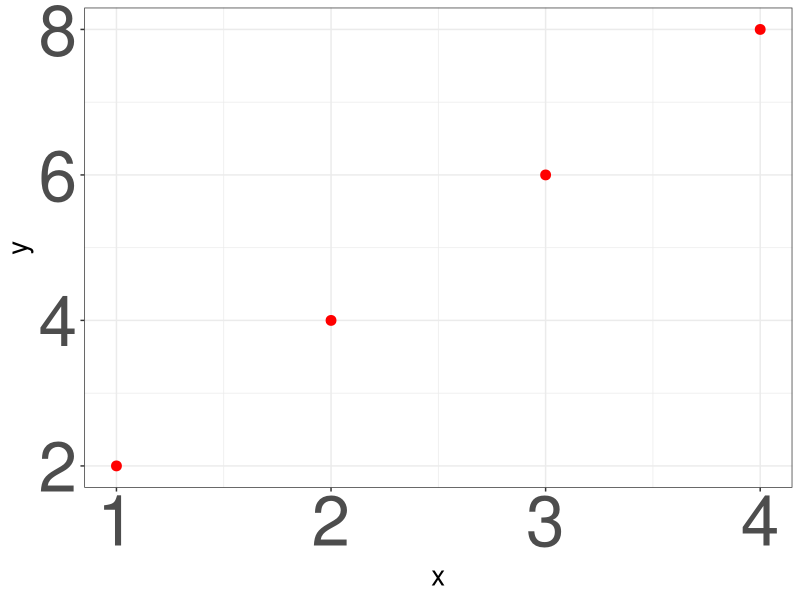

Recreate this plot in R.


library(ggplot2)


x = c(1, 2, 3, 4)
y = c(2, 4, 6, 8)

df = data.frame(x, y)

ggplot()+
  geom_point(aes(x, y), size = 3, color = "red")+
  theme_bw()+
  theme(
    axis.title = element_text(size = 20),
    axis.text = element_text(size = 50)
  )
  
